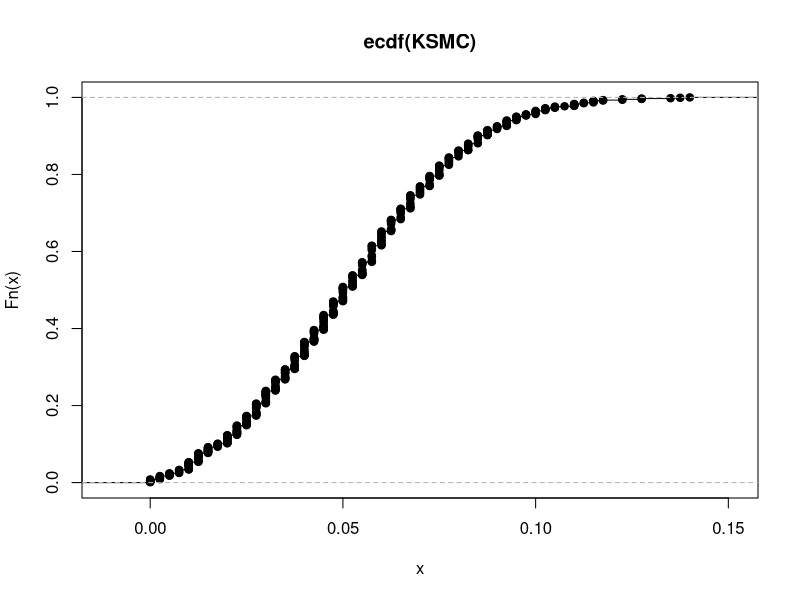

The R script that drew this image: (Note: a time limit stopped this script after it produced the figure.)
MC <- 1000
m <- 80
n <- 100
N <- 180

stat <- function(X,Y,m,n) {
  Z <- c(X,Y)
  T1 <- c()
  T2 <- c()
  for(i in 1:m) {
    T1[i] = -1/m 
  }
  for(i in (m+1):(m+n)) {
    T1[i] = 1/n
  }
  V1 <- cbind(Z,T1)
  V1 = V1[order(V1[,1],decreasing = FALSE),]
  T1 = V1[,2]
  SP1 <- c()
  SP1[1] = T1[1]
  for(i in 2:(m+n)) {
    SP1[i] = SP1[i-1]+T1[i]
  }
  KSY <- max(SP1)
  
  for(i in 1:m) {
    T2[i] = 1/m 
  }
  for(i in (m+1):(m+n)) {
    T2[i] = -1/n
  }
  V2 <- cbind(Z,T2)
  V2 = V2[order(V2[,1],decreasing = FALSE),]
  T2 = V2[,2]
  SP2 <- c()
  SP2[1] = T2[1]
  for(i in 2:(m+n)) {
    SP2[i] = SP2[i-1]+T2[i]
  }
  KSX <- max(SP2)
  KS  <- min(KSY,KSX)
  return(KS)
}

KSMC <- c()
KSMC1 <- c()
KSMC2 <- c()

for(j in 1:MC) {
  ZMC <- runif(N,0,1)
  TMC1 <- c()
  for(i in 1:N) {
    if(i <= m) {TMC1[i] = -1/m}
    else{TMC1[i] = 1/n}
  }
  VMC1 <- cbind(ZMC,TMC1)
  VMC1 = VMC1[order(VMC1[,1], decreasing = FALSE),]
  TMC1 = VMC1[,2]
  SPMC1 <- c()
  SPMC1[1] = TMC1[1]
  for(i in 2:N) {
    SPMC1[i] = SPMC1[i-1] + TMC1[i]
  }
  KSMC1[j] <- max(SPMC1)
  
  TMC2 <- c()
  for(i in 1:N) {
    if(i <= m) {TMC2[i] = 1/m}
    else{TMC2[i] = -1/n}
  }
  VMC2 <- cbind(ZMC,TMC2)
  VMC2 = VMC2[order(VMC2[,1], decreasing = FALSE),]
  TMC2 = VMC2[,2]
  SPMC2 <- c()
  SPMC2[1] = TMC2[1]
  for(i in 2:N) {
    SPMC2[i] = SPMC2[i-1] + TMC2[i]
  }
  KSMC2[j] <- max(SPMC2)
  KSMC[j] <- min(KSMC1[j],KSMC2[j])
}

plot(ecdf(KSMC))

p <- 75
alpha <- 0.05
s <- c()
M <- c()
Moc <- c()
pKS <- c()
KS <- c()
m <- 80
n <- 100

for(t in 1:p) {
  s[t] <- (t-1)*0.05+0.25
  for(i in 1:MC) {
    X = rnorm(m, mean = 0, sd = 1)
    Y = rnorm(n, mean = 0, sd = s[t])
    pKS <- 0
    KS[i] <- stat(X,Y,m,n)
    
    for(j in 1:MC) {
      if(KSMC[j] > KS[i]) {pKS = pKS + 1}
    }
    pKS[i] = pKS/MC
    
    M[i] <- 0
    if(pKS[i] < alpha) {M[i] <- 1}
  }
  Moc[t] <- mean(M)
  
}
plot(s,Moc)
abline(h=0.05)
